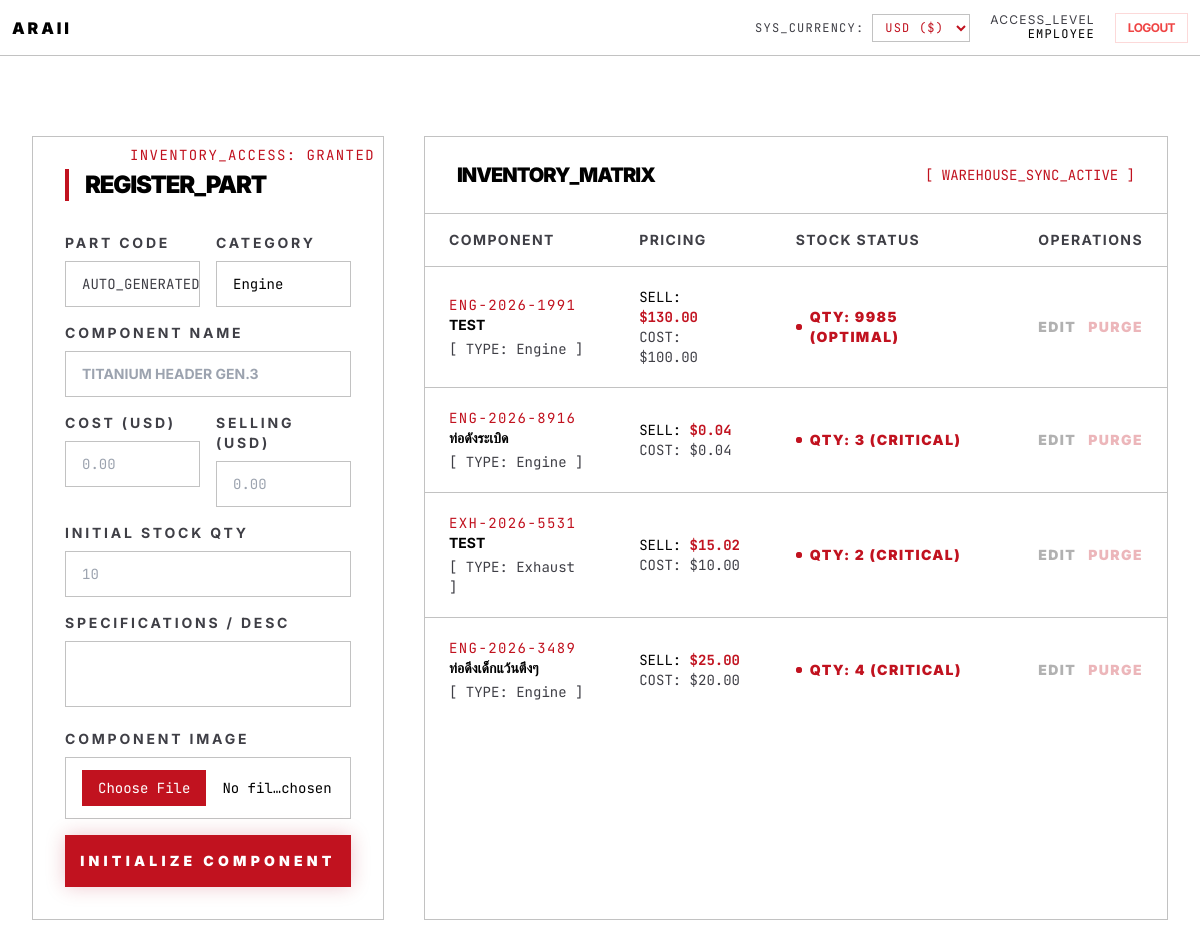
The page /products.php (signed in) on the database its author committed.
### tables this page shows
CREATE TABLE `products` (
  `product_id` int(11) NOT NULL,
  `product_code` varchar(20) NOT NULL,
  `product_name` varchar(150) NOT NULL,
  `product_type` varchar(100) NOT NULL,
  `product_description` text DEFAULT NULL,
  `cost_price` decimal(10,2) NOT NULL,
  `selling_price` decimal(10,2) NOT NULL,
  `stock_qty` int(11) DEFAULT 0,
  `created_at` timestamp NULL DEFAULT current_timestamp(),
  `image_path` varchar(255) DEFAULT NULL
);

### config/currency.php (called while the page is built, shortened)
<?php
function formatCurrency($usd_amount) {
    $target_currency = $_SESSION['currency'];
    $rates = [
        'USD' => 1.00,
        'THB' => 34.50,
        'JPY' => 150.20
    ];
    $symbols = [
        'USD' => '$',
        'THB' => '฿',
        'JPY' => '¥'
    ];
    $rate = $rates[$target_currency];
    $symbol = $symbols[$target_currency];
    $converted_amount = $usd_amount * $rate;
    if ($target_currency === 'JPY') {
        return $symbol . number_format($converted_amount, 0);
    } else {
        return $symbol . number_format($converted_amount, 2);
    }
}
?>

### products.php (the view, shortened to what this page needs)
<?php
require_once "config/currency.php";
require_once "config/database.php";
?>
<!DOCTYPE html>
<html lang="en">
<?php
include 'partials/head.php';
?>
<body class="page-bg-cinematic bg-white text-black font-sans min-h-screen overflow-x-hidden selection:bg-premium selection:text-white">
    <?php include 'partials/nav.php'; ?>
    <main class="max-w-[1400px] mx-auto py-20 px-8">
        <div class="grid grid-cols-1 lg:grid-cols-3 gap-10">
            <div class="lg:col-span-1 anim-load" style="animation-delay: 0.1s;">
                <div class="bg-white border border-obsidian-edge p-8 relative overflow-hidden">
                    <div class="absolute top-0 right-0 p-2 font-mono text-sm text-premium/30 uppercase tracking-widest">Inventory_Access: Granted</div>
                    <h2 class="text-2xl font-black uppercase tracking-tighter mb-8 border-l-4 border-premium pl-4">Register_Part</h2>
                    <form action="actions/add_product.php" method="POST" enctype="multipart/form-data" class="space-y-4">
                        <div class="grid grid-cols-2 gap-4">
                            <div>
                                <label class="block text-sm uppercase tracking-[0.2em] text-obsidian-muted mb-2 font-bold">Part Code</label>
                                <div class="w-full bg-white/50 border border-obsidian-edge px-4 py-3 text-sm font-mono text-obsidian-muted uppercase cursor-not-allowed flex items-center justify-between">
                                    <span>AUTO_GENERATED</span>
                                </div>
                            </div>
                            <div>
                                <label class="block text-sm uppercase tracking-[0.2em] text-obsidian-muted mb-2 font-bold">Category</label>
                                <select name="product_type" class="w-full bg-white border border-obsidian-edge px-4 py-3 text-sm font-mono focus:outline-none focus:border-premium transition-colors text-black appearance-none">
                                    <option value="Engine">Engine</option>
                                </select>
                            </div>
                        </div>
                        <div>
                            <label class="block text-sm uppercase tracking-[0.2em] text-obsidian-muted mb-2 font-bold">Component Name</label>
                            <input type="text" name="product_name" required placeholder="Titanium Header Gen.3"
                                class="w-full bg-white border border-obsidian-edge px-4 py-3 text-sm font-bold focus:outline-none focus:border-premium transition-colors text-black uppercase">
                        </div>
                        <div class="grid grid-cols-2 gap-4">
                            <div>
                                    <label class="block text-sm uppercase tracking-[0.2em] text-obsidian-muted mb-2 font-bold">Cost (USD)</label>
                                    <input type="number" step="0.01" name="cost_price" required placeholder="0.00"
                                    class="w-full bg-white border border-obsidian-edge px-4 py-3 text-sm font-mono focus:outline-none focus:border-premium transition-colors text-black">
                            </div>
                            <div>
                                <label class="block text-sm uppercase tracking-[0.2em] text-obsidian-muted mb-2 font-bold">Selling (USD)</label>
                                <input type="number" step="0.01" name="selling_price" required placeholder="0.00"
                                    class="w-full bg-white border border-obsidian-edge px-4 py-3 text-sm font-mono focus:outline-none focus:border-premium transition-colors text-black text-premium">
                            </div>
                        </div>
                        <div>
                            <label class="block text-sm uppercase tracking-[0.2em] text-obsidian-muted mb-2 font-bold">Initial Stock Qty</label>
                            <input type="number" name="stock_qty" required placeholder="10"
                                class="w-full bg-white border border-obsidian-edge px-4 py-3 text-sm font-mono focus:outline-none focus:border-premium transition-colors text-black">
                        </div>
                        <div>
                            <label class="block text-sm uppercase tracking-[0.2em] text-obsidian-muted mb-2 font-bold">Specifications / Desc</label>
                            <textarea name="product_description" rows="2"
                                class="w-full bg-white border border-obsidian-edge px-4 py-3 text-sm font-mono focus:outline-none focus:border-premium transition-colors text-black resize-none"></textarea>
                        </div>
                        <div>
                            <label class="block text-sm uppercase tracking-[0.2em] text-obsidian-muted mb-2 font-bold">
                                Component Image
                            </label>
                            <input type="file"
                                   name="product_image"
                                   accept="image/*"
                                   required
                                   class="w-full bg-white border border-obsidian-edge px-4 py-3 text-sm font-mono focus:outline-none focus:border-premium transition-colors text-black file:bg-premium file:text-white file:border-0 file:px-4 file:py-2 file:mr-4 file:cursor-pointer">
                        </div>
                        <button type="submit" class="w-full py-4 bg-premium text-white text-sm font-black uppercase tracking-[0.3em] hover:bg-white hover:text-black transition-all duration-300 shadow-[0_0_20px_rgba(176,0,32,0.22)]">
                            Initialize Component
                        </button>
                    </form>
                </div>
            </div>
            <div class="lg:col-span-2 anim-load" style="animation-delay: 0.2s;">
                <div class="bg-white border border-obsidian-edge overflow-hidden h-full flex flex-col">
                    <div class="px-8 py-6 border-b border-obsidian-edge bg-white/[0.02] flex justify-between items-center">
                        <h2 class="text-xl font-black uppercase tracking-tighter">Inventory_Matrix</h2>
                        <span class="text-premium font-mono text-sm animate-pulse">[ WAREHOUSE_SYNC_ACTIVE ]</span>
                    </div>
                    <div class="overflow-x-auto flex-grow">
                        <table class="w-full text-left border-collapse">
                            <thead>
                                <tr class="text-sm uppercase tracking-widest text-obsidian-muted border-b border-obsidian-edge">
                                    <th class="px-6 py-4">Component</th>
                                    <th class="px-6 py-4">Pricing</th>
                                    <th class="px-6 py-4">Stock Status</th>
                                    <th class="px-6 py-4 text-right">Operations</th>
                                </tr>
                            </thead>
                            <tbody class="divide-y divide-obsidian-edge">
                                <?php
                                $productQuery = "SELECT * FROM products ORDER BY created_at DESC";
                                $productResult = $mysqli->query($productQuery);
                                if ($productResult->num_rows > 0):
                                    while($product = $productResult->fetch_assoc()):
                                        $qty = (int)$product['stock_qty'];
                                        if ($qty == 0) {
                                            $stockColor = "text-red-600";
                                            $stockBg = "bg-red-600";
                                            $stockLabel = "DEPLETED";
                                        } elseif ($qty <= 5) {
                                            $stockColor = "text-premium";
                                            $stockBg = "bg-premium";
                                            $stockLabel = "CRITICAL";
                                        } else {
                                            $stockColor = "text-premium";
                                            $stockBg = "bg-premium";
                                            $stockLabel = "OPTIMAL";
                                        }
                                ?>
                                <tr class="group hover:bg-white/[0.01] transition-colors <?= $qty == 0 ? 'opacity-50 grayscale' : '' ?>">
                                    <td class="px-6 py-5">
                                        <div class="text-sm font-mono text-premium uppercase tracking-widest">
                                            <?= htmlspecialchars($product['product_code']) ?>
                                        </div>
                                        <div class="text-sm font-bold uppercase text-black group-hover:text-premium transition-colors">
                                            <?= htmlspecialchars($product['product_name']) ?>
                                        </div>
                                        <div class="text-sm font-mono text-obsidian-muted mt-1">
                                            [ TYPE: <?= htmlspecialchars($product['product_type']) ?> ]
                                        </div>
                                    </td>
                                    <td class="px-6 py-5 font-mono text-sm">
                                        <div class="text-black">SELL: <span class="text-premium font-bold"><?= formatCurrency($product['selling_price']) ?></span></div>
                                        <div class="text-sm text-obsidian-muted">COST: <?= formatCurrency($product['cost_price']) ?></div>
                                    </td>
                                    <td class="px-6 py-5">
                                        <div class="flex items-center gap-2 text-sm font-black uppercase tracking-widest <?= $stockColor ?>">
                                            <span class="relative flex h-1.5 w-1.5">
                                                <span class="relative inline-flex rounded-full h-1.5 w-1.5 <?= $stockBg ?>"></span>
                                            </span>
                                            QTY: <?= $qty ?> (<?= $stockLabel ?>)
                                        </div>
                                    </td>
                                    <td class="px-6 py-5 text-right">
                                        <div class="flex justify-end gap-3 opacity-30 group-hover:opacity-100 transition-opacity">
                                            <a href="edit_product.php?id=<?= $product['product_id'] ?>" class="text-sm font-black uppercase tracking-widest text-black/50 hover:text-black transition-colors">Edit</a>
                                            <a href="actions/delete_product.php?id=<?= $product['product_id'] ?>"
                                            onclick="return confirm('Purge this component from the database?')"
                                            class="text-sm font-black uppercase tracking-widest text-premium/50 hover:text-premium transition-colors">Purge</a>
                                        </div>
                                    </td>
                                </tr>
                                <?php endwhile; else: ?>
                                <tr>
                                    <td colspan="4" class="px-6 py-10 text-center text-obsidian-muted font-mono text-sm">No components found in warehouse inventory.</td>
                                </tr>
                                <?php endif; ?>
                            </tbody>
                        </table>
                    </div>
                </div>
            </div>
        </div>
    </main>
</body>
</html>

### assets/css/app.css (style rules this page uses)
:root { --ui-bg: #ffffff; --ui-surface: #ffffff; --ui-text: #000000; --ui-muted: #3f3f46; --ui-border: rgba(0, 0, 0, 0.24); --ui-accent: #c1121f; --ui-track: #ffffff; }
body { background-color: var(--ui-bg) !important; color: var(--ui-text) !important; }
body.page-bg-cinematic { background-image: none; }
.bg-white, .bg-white\/95, .bg-white\/90, .bg-white\/80, .bg-white\/50, .bg-obsidian-bg, .bg-obsidian-surface { background-color: var(--ui-surface) !important; }
.text-black, .text-black\/50, .text-black\/60, .text-black\/70, .text-black\/80, .text-obsidian-muted { color: var(--ui-text) !important; }
.text-obsidian-muted { color: var(--ui-muted) !important; }
.border-obsidian-edge, .border-black\/10, .border-black\/20, .divide-obsidian-edge, .divide-black\/20 { border-color: var(--ui-border) !important; }
.text-premium, .text-premium\/30, .text-premium\/50 { color: var(--ui-accent) !important; }
.bg-premium, .bg-premium\/10, .bg-premium\/20 { background-color: var(--ui-accent) !important; }
.border-premium, .border-premium\/20, .border-premium\/30, .border-premium\/50 { border-color: var(--ui-accent) !important; }
.anim-load { animation: tectonicRise 0.8s forwards ease-out; opacity: 0; }

### rows shown on the page
products: product_code "ENG-2026-1991", product_name "TEST", product_type "Engine", selling_price "$130.00", cost_price "$100.00", stock_qty "9985", stock_qty "OPTIMAL"
products: product_code "ENG-2026-8916", product_name "ท่อดังระเบิด", product_type "Engine", selling_price "$0.04", cost_price "$0.04", stock_qty "3", stock_qty "CRITICAL"
products: product_code "EXH-2026-5531", product_name "TEST", product_type "Exhaust", selling_price "$15.02", cost_price "$10.00", stock_qty "2", stock_qty "CRITICAL"
products: product_code "ENG-2026-3489", product_name "ท่อดีงเด็กแว้นตึงๆ", product_type "Engine", selling_price "$25.00", cost_price "$20.00", stock_qty "4", stock_qty "CRITICAL"

### other values the page prints
$_SESSION['role'] "EMPLOYEE"
